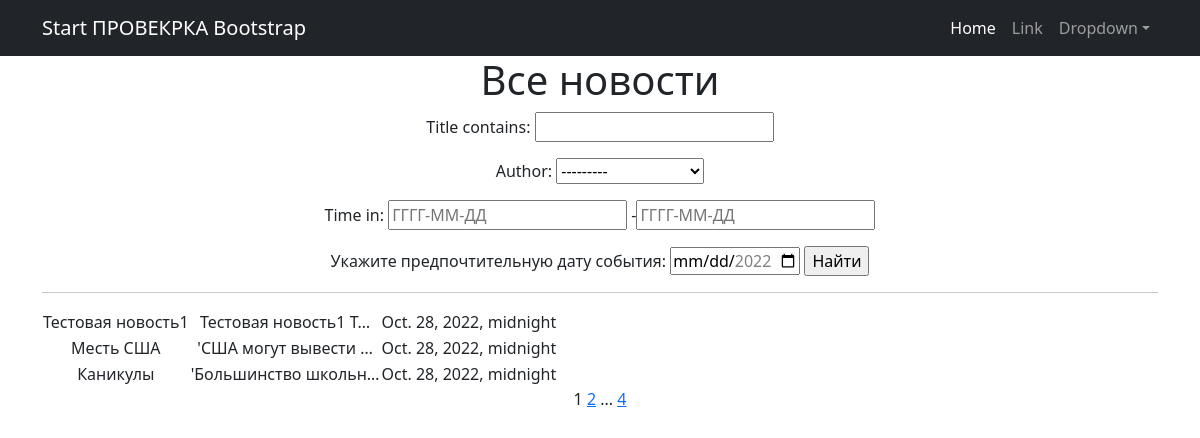
Page /news/ on the committed database.
### news/models.py (models this page shows, shortened)
class Post(models.Model):
    author = models.ForeignKey(Author, on_delete=models.CASCADE)
    neworart = models.BooleanField(default=False)
    time_in = models.DateField(auto_now_add=True)
    category = models.ManyToManyField(Category, through = 'PostCategory')
    title = models.CharField(max_length=100)
    text = models.TextField()
    rating_post = models.IntegerField(default=0)
    def preview(self):
        previewtext = self.text[:123] + '...'
        return previewtext

### news/views.py (the view)
# urls.py: path('', NewsList.as_view(), name='post_list'),
class NewsList(ListView):
    model = Post
    ordering = '-time_in'
    template_name = 'flatpages/news.html'
    context_object_name = 'news'
    paginate_by = 3
    def get_queryset(self):
        queryset = super().get_queryset()
        self.filterset = PostFilter(self.request.GET, queryset)
        return self.filterset.qs
    def get_context_data(self, **kwargs):
        context = super().get_context_data(**kwargs)
        context['filterset'] = self.filterset
        return context

### news/templatetags/custom_tags.py (called while the page is built)
@register.simple_tag(takes_context=True)
def url_replace(context, **kwargs):
   d = context['request'].GET.copy()
   for k, v in kwargs.items():
       d[k] = v
   return d.urlencode()

### Templates/Flatpages/news.html (shortened to what this page needs)
{% extends 'flatpages/default.html' %}
{% load custom_tags %}
{% block content %}
   <h1>Все новости</h1>
   <form action="" method="get">
       {{ filterset.form.as_p }}
       <label for="time_in">Укажите предпочтительную дату события:</label>
       <input type="date" id="time_in" name="time_in" min="2022-09-01" max="2022-12-30">
       <input type="submit" value="Найти" />
   </form>
   <hr>
      <table>
         {% for new in news %}
          <tr>
          <td>{{ new.title }}</td>
          <td>{{ new.preview|truncatechars:20 }}</td>
          <td>{{ new.time_in }}</td>
          </tr>
          {% endfor %}
      </table>
   {{ page_obj.number }}
   {% if page_obj.has_next %}
       <a href="?{% url_replace page=page_obj.next_page_number %}">{{ page_obj.next_page_number }}</a>
       {% if paginator.num_pages != page_obj.next_page_number %}
           ...
           <a href="?{% url_replace page=page_obj.paginator.num_pages %}">{{ page_obj.paginator.num_pages }}</a>
       {% endif %}
   {% endif %}
{% endblock content %}

### Templates/Flatpages/default.html (shortened to what this page needs)
<!DOCTYPE html>
<html lang="en">
    <head>
        {% load static %}
        <link href="{% static 'css/styles.css' %}" rel="stylesheet" />
    </head>
    <body>
        <nav class="navbar navbar-expand-lg navbar-dark bg-dark">
            <div class="container">
                <a class="navbar-brand" href="#">Start ПРОВЕКРКА Bootstrap</a>
                <div class="collapse navbar-collapse" id="navbarSupportedContent">
                    <ul class="navbar-nav ms-auto mb-2 mb-lg-0">
                        <li class="nav-item"><a class="nav-link active" aria-current="page" href="#">Home</a></li>
                        <li class="nav-item"><a class="nav-link" href="#">Link</a></li>
                        <li class="nav-item dropdown">
                            <a class="nav-link dropdown-toggle" id="navbarDropdown" href="#" role="button" data-bs-toggle="dropdown" aria-expanded="false">Dropdown</a>
                        </li>
                    </ul>
                </div>
            </div>
        </nav>
        <div class="container">
            <div class="row">
                <div class="col-lg-12 text-center">
                    {% block content %}{% endblock content %}
                </div>
            </div>
        </div>
    </body>
</html>

### rows in the picture
Post: title "Тестовая новость1", preview "Тестовая новость1 Т…", time_in "Oct. 28, 2022, midnight"
Post: title "Месть США", preview "'США могут вывести …", time_in "Oct. 28, 2022, midnight"
Post: title "Каникулы", preview "'Большинство школьн…", time_in "Oct. 28, 2022, midnight"

### other values in the picture
{{ page_obj.number }} "1"
{{ page_obj.next_page_number }} "2"
{{ page_obj.paginator.num_pages }} "4"
